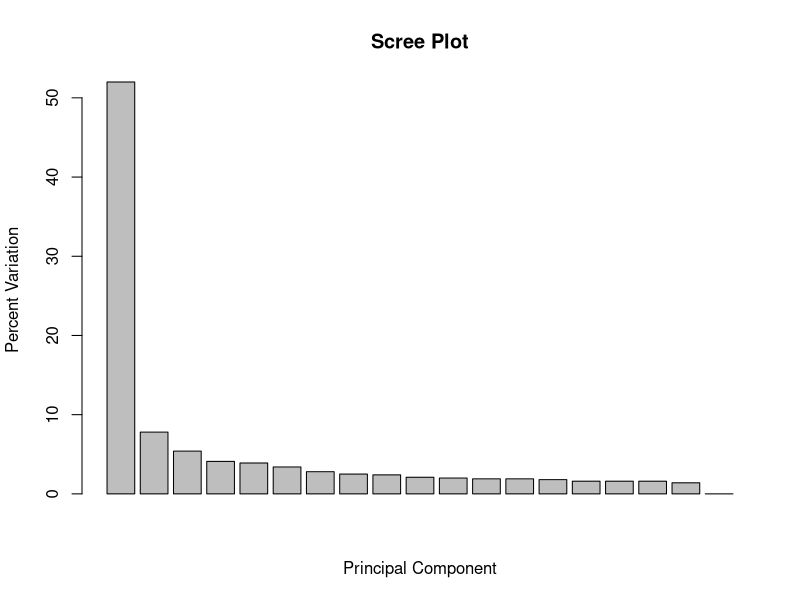
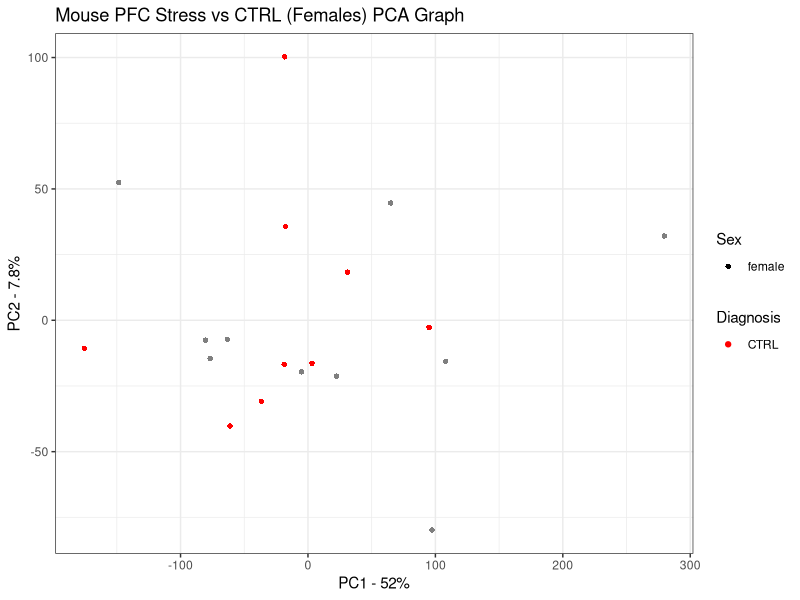

These charts were generated, in order, by the following R code:
library(tidyverse)

#Load Mouse NA metadata: Comparison Stress vs. CTRL for Females ----------------
PFC_metadata <- read_csv("data/GSE102556-SRA-Mouse-PFC-Metadata.csv")
PFC_count <-
  read_csv("Galaxy Count Matrix Mapped/Mouse PFC/PFC_Mouse_Overall_Mapped_Final.csv") %>%
  column_to_rownames("Geneid")

mask <- rowSums(PFC_count) > 38

PFC_count_filtered <- PFC_count[mask,]

#Select row and gender columns for further analysis
PFC_metadata_truncated <- PFC_metadata %>%
  dplyr::select(Run, gender, Phenotype) %>%
  column_to_rownames("Run") %>%
  as.matrix()

#Add this line if we want to filter by gender
pfc_count_female <- PFC_count_filtered[, PFC_metadata_truncated[,1] == "female"]

#for female samples, filter out rows that have low/0 variance
pfc_count_female <- pfc_count_female[
  rowSums(pfc_count_female) > sum(PFC_metadata_truncated[,1] == "female"),
]

#Extract principal components
pca = prcomp(t(pfc_count_female), scale = TRUE)

pca.var <- pca$sdev^2
pca.var.per <- round(pca.var/sum(pca.var)*100, 1)

barplot(pca.var.per, main="Scree Plot", xlab="Principal Component", ylab="Percent Variation")

## now make a fancy looking plot that shows the PCs and the variation:
library(ggplot2)

pca.data <- data.frame(Sample=rownames(pca$x),
                       X=pca$x[,1],
                       Y=pca$x[,2],
                       Sex=PFC_metadata$gender[PFC_metadata$gender == "female"],
                       Diagnosis=PFC_metadata$Phenotype[PFC_metadata$gender == "female"])
pca.data

ggplot(data=pca.data, aes(x=X, y=Y, label=Sample, shape = Sex, color = Diagnosis)) +
  geom_point() +
  #geom_label() +
  xlab(paste("PC1 - ", pca.var.per[1], "%", sep="")) +
  ylab(paste("PC2 - ", pca.var.per[2], "%", sep="")) +
  theme_bw() +
  ggtitle("Mouse PFC Stress vs CTRL (Females) PCA Graph") +
  scale_color_manual(values = c("darkgreen", "red"), breaks = c("MDD", "CTRL"))

## get the name of the top 10 measurements (genes) that contribute
## most to pc1.
loading_scores <- pca$rotation[,1]
gene_scores <- abs(loading_scores) ## get the magnitudes
gene_score_ranked <- sort(gene_scores, decreasing=TRUE)
top_10_genes <- names(gene_score_ranked[1:10])

top_10_genes ## show the names of the top 10 genes

pca$rotation[top_10_genes,1] ## show the scores (and +/- sign)
